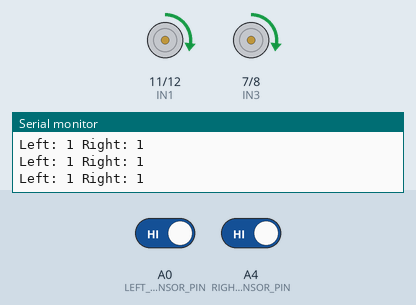
The sketch below on a simulated Arduino Uno, built with avr-gcc and run on an emulated ATmega328P. Shown: motor-driver pin pairs drawn as motors (green arrow = first pin HIGH = forward, orange = second pin HIGH = backward, longer = more drive, scaled by the enable pin), the last lines printed to the serial monitor. The test bench sets the inputs (shaded band); at power-on: A0 (LEFT_SENSOR_PIN) HIGH, A4 (RIGHT_SENSOR_PIN) HIGH.

Above: at 1.2 s.
1.3 s: A0 (LEFT_SENSOR_PIN) driven LOW
At 2.2 s:
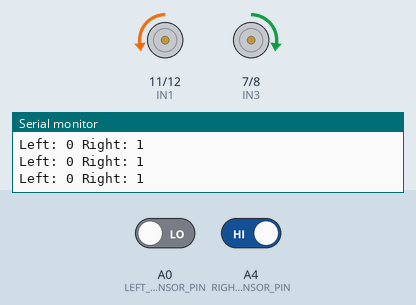
2.8 s: A0 (LEFT_SENSOR_PIN) driven HIGH
At 3.2 s:
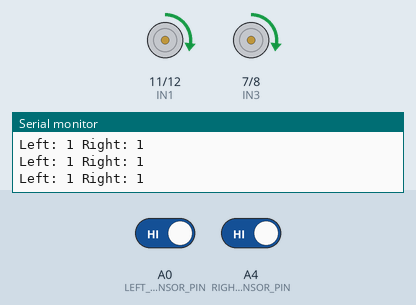
4.3 s: A4 (RIGHT_SENSOR_PIN) driven LOW
At 5.4 s:
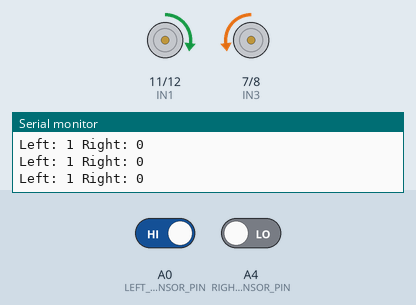
5.8 s: A4 (RIGHT_SENSOR_PIN) driven HIGH
At 6.5 s:
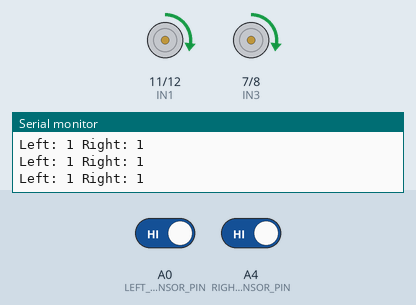
Timing chart, 0 to 8.8 s (numbered marks = the images above; inputs shaded):
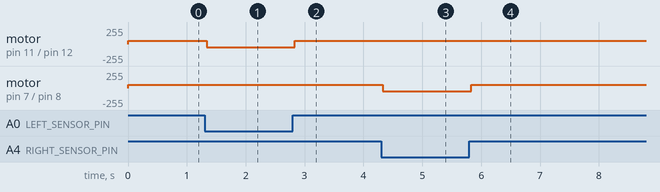

Measured:
- after the input at 1.3 s, motor on pin 11 (IN1) / pin 12 (IN2): forward 50/255 → backward 50/255 at once
- after the input at 2.8 s, motor on pin 11 (IN1) / pin 12 (IN2): backward 50/255 → forward 50/255 at once
- after the input at 4.3 s, motor on pin 7 (IN3) / pin 8 (IN4): forward 50/255 → backward 50/255 at once
- after the input at 5.8 s, motor on pin 7 (IN3) / pin 8 (IN4): backward 50/255 → forward 50/255 at once

The sketch:

ArduinoSelfDrivingCarCode20240709.ino
```cpp
// 모터 드라이버 핀 정의
#define ENA 9
#define ENB 10
#define IN1 11
#define IN2 12
#define IN3 7
#define IN4 8

// 라인트레이서 센서 핀 정의
#define LEFT_SENSOR_PIN A0
#define RIGHT_SENSOR_PIN A4

// 속도 정의
#define V 50

void setup() {
  // 모터 드라이버 핀을 출력 모드로 설정
  pinMode(ENA, OUTPUT);
  pinMode(ENB, OUTPUT);
  pinMode(IN1, OUTPUT);
  pinMode(IN2, OUTPUT);
  pinMode(IN3, OUTPUT);
  pinMode(IN4, OUTPUT);

  // 센서 핀을 입력 모드로 설정
  pinMode(LEFT_SENSOR_PIN, INPUT);
  pinMode(RIGHT_SENSOR_PIN, INPUT);

  // 시리얼 통신 시작
  Serial.begin(9600);
}

void loop() {
  // 각 센서 값 읽기
  int leftSensor = digitalRead(LEFT_SENSOR_PIN);
  int rightSensor = digitalRead(RIGHT_SENSOR_PIN);

  // 센서 값 출력
  Serial.print("Left: ");
  Serial.print(leftSensor);
  Serial.print(" Right: ");
  Serial.println(rightSensor);

  // 센서 값을 바탕으로 모터 제어
  if (leftSensor == LOW && rightSensor == LOW) {
    moveForward();
  } else if (leftSensor == LOW) {
    turnLeft();
  } else if (rightSensor == LOW) {
    turnRight();
  } else {
    moveForward();  // 라인을 감지하지 못하면 직진
  }
}

void moveForward() {
  digitalWrite(IN1, HIGH);
  digitalWrite(IN2, LOW);
  digitalWrite(IN3, HIGH);
  digitalWrite(IN4, LOW);
  analogWrite(ENA, V);
  analogWrite(ENB, V);
}

void turnLeft() {
  digitalWrite(IN1, LOW);
  digitalWrite(IN2, HIGH);
  digitalWrite(IN3, HIGH);
  digitalWrite(IN4, LOW);
  analogWrite(ENA, V);
  analogWrite(ENB, V);
}

void turnRight() {
  digitalWrite(IN1, HIGH);
  digitalWrite(IN2, LOW);
  digitalWrite(IN3, LOW);
  digitalWrite(IN4, HIGH);
  analogWrite(ENA, V);
  analogWrite(ENB, V);
}

void stopCar() {
  digitalWrite(IN1, LOW);
  digitalWrite(IN2, LOW);
  digitalWrite(IN3, LOW);
  digitalWrite(IN4, LOW);
}
```
